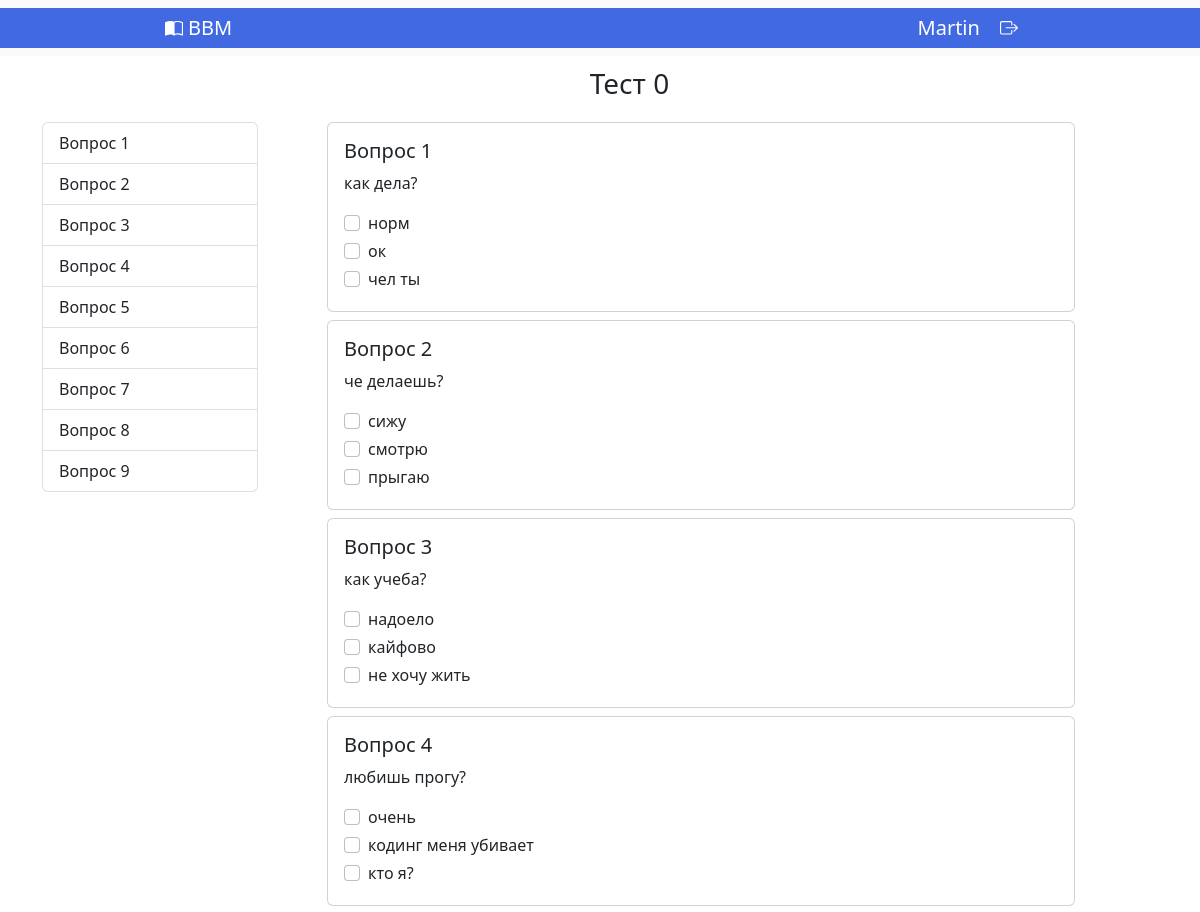
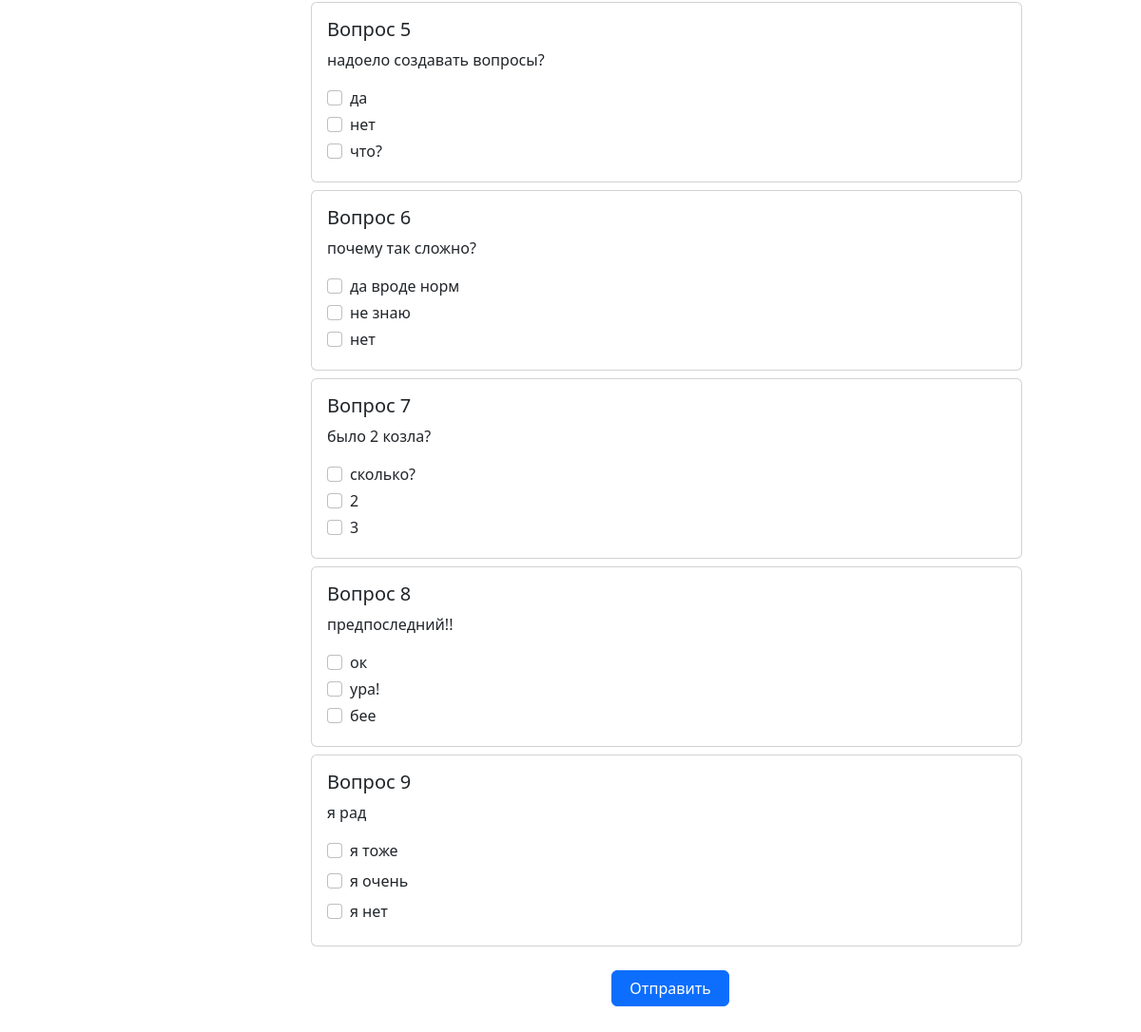
The app's page /test/ (signed in) with its own data (2 pictures, top to bottom).
### exam_testing/models.py (models this page shows, shortened)
class User(AbstractUser):
    secret_question = models.TextField(default=None, blank=True, null=True)
    secret_question_answer = models.TextField(default=None, blank=True, null=True)
    def generate_test_questions(self):
        last_test = Test.objects.filter(user=self, completed=False)
        if last_test.exists():
            return last_test.first().get_test_questions()

class Test(models.Model):
    class Meta:
        verbose_name = 'Тест'
        verbose_name_plural = 'Тесты'
    user = models.ForeignKey(settings.AUTH_USER_MODEL, on_delete=models.CASCADE)
    start_date = models.DateTimeField(auto_now_add=True)
    num = models.IntegerField()
    questions = models.ManyToManyField(Question)
    seed = models.IntegerField()
    progress = models.IntegerField(default=0)
    completed = models.BooleanField(default=False)
    def get_test_questions(self):
        result = []
        for question in self.questions.all():
            result.append((question, question.get_answers()))
        return self, result

class Question(models.Model):
    class Meta:
        verbose_name = 'вопрос'
        verbose_name_plural = 'вопросы'
    title = models.CharField(max_length=100, default='Вопрос', verbose_name='Заголовок')
    text = models.TextField(verbose_name="Текст вопроса")
    active = models.BooleanField(default=True, verbose_name='Активный')
    def get_answers(self):
        return list(QuestionAnswer.objects.filter(question=self))

class QuestionAnswer(models.Model):  # ответ на каждый чекбокс
    class Meta:
        verbose_name = 'Ответ на вопрос'
        verbose_name_plural = 'Ответы на вопросы'
    text = models.TextField(verbose_name='Текст варианта ответа')
    correct = models.BooleanField(verbose_name='Правильный ответ?')
    question = models.ForeignKey("Question", on_delete=models.CASCADE)

### exam_testing/views.py (the view)
# urls.py: path('test/', views.make_test),
@login_required
def make_test(request):
    if request.method == "POST":
        set_data(request)
        test_id = request.POST.get('test_id')
        return redirect(f'/results/{test_id}/')
    if request.method == "GET":
        test, test_questions = User.generate_test_questions(request.user)
        test_questions = list(enumerate(test_questions, 1))
        test_questions = [(num, question, question_answers) for num, (question, question_answers) in test_questions]
        return render(request, 'exam_testing/test.html', {'test_questions': test_questions,
                                                          'test': test,
                                                          })

### exam_testing/templates/exam_testing/test.html (shortened to what this page needs)
<!DOCTYPE html>
<html lang="en">
<head>
    <link href="https://cdn.jsdelivr.net/npm/bootstrap@5.2.0-beta1/dist/css/bootstrap.min.css" rel="stylesheet">
</head>
<body>
<nav class="navbar bg-light">
    <div class="container-fluid" style="background-color: #4169E1; height: 40px">
        <div class="col" style="margin-left: 13%">
            <a class="navbar-brand mx-auto" href="/" style="color: white;">
                BBM
            </a>
        </div>
        <div class="col-3" style="margin-right: -2%">
            <a class="navbar-brand mx-autox" href="/" style="color: white;">{{ request.user.username }}</a>
            <a class="navbar-brand mx-auto" href="/logout/">
            </a>
        </div>
    </div>
</nav>
<div class="container">
    <div class="row" style="height:55px;margin-left: 48%;margin-top: 1%;">
        <h3>Тест {{ test.num }}</h3>
    </div>
    <div class="row">
        <div class="col-3" style="text-align: left;">
            <div id="list-example" class="list-group" style="width:18%;position: fixed;">
                <a class="list-group-item list-group-item-action" href="#list-item-1">Вопрос 1</a>
                <a class="list-group-item list-group-item-action" href="#list-item-2">Вопрос 2</a>
                <a class="list-group-item list-group-item-action" href="#list-item-3">Вопрос 3</a>
                <a class="list-group-item list-group-item-action" href="#list-item-4">Вопрос 4</a>
                <a class="list-group-item list-group-item-action" href="#list-item-5">Вопрос 5</a>
                <a class="list-group-item list-group-item-action" href="#list-item-6">Вопрос 6</a>
                <a class="list-group-item list-group-item-action" href="#list-item-7">Вопрос 7</a>
                <a class="list-group-item list-group-item-action" href="#list-item-8">Вопрос 8</a>
                <a class="list-group-item list-group-item-action" href="#list-item-9">Вопрос 9</a>
            </div>
        </div>
        <div class="col">
            <div data-bs-spy="scroll" data-bs-target="#list-example" data-bs-smooth-scroll="true"
                 class="scrollspy-example" tabindex="0">
                <form method="POST" action="/test/" id="myform">{% csrf_token %}
                {% for num, question, question_answers in test_questions %}
                        <div id="list-item-{{ num }}" class="card" style="width: 90%;margin-bottom: 8px;">
                            <div class="card-body">
                                <h5 class="card-title">Вопрос {{ num }}</h5>
                                <p class="card-text">{{ question.text }}</p>
                                {% for question_answer in question_answers %}
                                    <div class="form-check mb-{% if num != 9 %}1{% else %}2{% endif %}">
                                        <input class="form-check-input" type="checkbox" id="flexCheckDefault" form="myform"
                                            name="q_{{ question.id }}[]" value="ans_id_{{ question_answer.id }}">
                                        <label class="form-check-label" for="flexCheckDefault">
                                            {{  question_answer.text }}
                                        </label>
                                    </div>
                                {% endfor %}
                            </div>
                        </div>
                {% endfor %}
                <input style="margin-left: 38%;margin-top: 2%;margin-bottom: 8%;width: 15%;" type="submit"
                       value="Отправить" form="myform" class="btn btn-primary">
                </form>
            </div>
        </div>
    </div>
</div>
</body>
</html>

### records on screen
User: user.username "Martin"
Test: num "0"
Question: active "1", text "как дела?"
QuestionAnswer: text "норм"
QuestionAnswer: text "ок"
QuestionAnswer: text "чел ты"
Question: num "2", text "че делаешь?"
QuestionAnswer: text "сижу"
QuestionAnswer: text "смотрю"
QuestionAnswer: text "прыгаю"
Question: num "3", text "как учеба?"
QuestionAnswer: text "надоело"
QuestionAnswer: text "кайфово"
QuestionAnswer: text "не хочу жить"
Question: num "4", text "любишь прогу?"
QuestionAnswer: text "очень"
QuestionAnswer: text "кодинг меня убивает"
QuestionAnswer: text "кто я?"
Question: num "5", text "надоело создавать вопросы?"
QuestionAnswer: text "да"
QuestionAnswer: text "нет"
QuestionAnswer: text "что?"
Question: num "6", text "почему так сложно?"
QuestionAnswer: text "да вроде норм"
QuestionAnswer: text "не знаю"
QuestionAnswer: text "нет"
Question: num "7", text "было 2 козла?"
QuestionAnswer: text "сколько?"
QuestionAnswer: text "2"
QuestionAnswer: text "3"
Question: num "8", text "предпоследний!!"
QuestionAnswer: text "ок"
QuestionAnswer: text "ура!"
QuestionAnswer: text "бее"
Question: num "9", text "я рад"
QuestionAnswer: text "я тоже"
QuestionAnswer: text "я очень"
QuestionAnswer: text "я нет"
